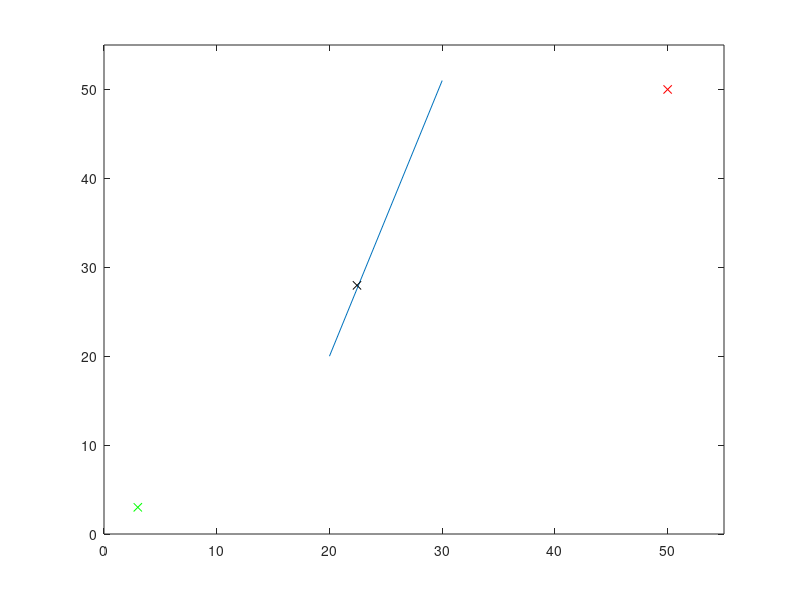

Recreate this plot in MATLAB. (Note: this script raises an error after producing the figure.)
%Belief Space Navigation
clear
% close
clf
x_start = [3; 3];
x_goal = [50; 50];        %define goal region as a function of x, y position.
opt_dist = norm(x_start - x_goal);
max_iters = 250;        %number of iterations to run
count=1;
course = [0 0 50 50];     %course size - rectangular (x1 y1 x2 y2)
 chance_constraint = .05;   
% initialize vertices, nodes
V = {};             %cell array, each row is a vertex, and each element in the row is a node
n(1).x = x_start;       %node 1 is at x_start
n(1).parent = [1, 1];   %parent node is given by index in cell array v.
n(1).sigma = [.01; .01]; 

n(1).lambda = 0 + .01*randn(3,1);
n(1).SOC = 1;
n(1).cost = 0;
V{1,1} = n(1);
n = [];
n_lowest = 1;
%E = {};                 %list of edges between nodes. define by a list of intermediate points?
Q = [1 1];
%create obstacles - need to turn this into a function, create more complex
%obstacles.
obstacles(:,1) = linspace(20, 30, 250);
obstacles(:,2) = linspace(20, 51, 250);

%state space motion model
% x = [x_pos, y_pos, theta]'
% x(t) = x(t-1) + u(t-1)+w(t)
% z(t) = x(t) + v(t)
% where w is the process noise and v is the system noise, both assumed to be gaussian.


%plot a single line obstacle
plot([obstacles(1,1);obstacles(end,1)],[obstacles(1,2);obstacles(end,2)]);
hold on
plot(V{1,1}.x(1),V{1,1}.x(2), 'gx')
plot(x_goal(1), x_goal(2), 'rx')
axis([0 course(3)+5 0 course(4)+5])
while count <max_iters      
   %sample a point
   x = rand(2,1); 
   x_new(1,1) = x(1,1)*(course(3) - course(1)) + course(1);
   x_new(2,1) = x(2,1)*(course(4) - course(2)) + course(2);
      
   %plot new point
   plot(x_new(1),x_new(2),'kx');
   %find nearest neighbor
    for i=1:(size(V,1))                            %iterates through each valid node 
      distance = norm(V{i,1}.x -  x_new);                  %finds length between vertex and new coordinate
        if (i==1) || (distance < mindist)               %1st iteration or distance is less than minimum dist
            mindist = distance;
            imin(1) = i;
        end 
    end
    
    %parent should be the node at that vertex with the lowest cost
     %    %cost function here is simply covariance (ignoring path length cost)
    smallest_cost =sqrt(V{imin(1),1}.sigma(1)^2 + V{imin(1),1}.sigma(2)^2); 
    empt = cellfun(@isempty, V);
    temp = empt(imin(1),:).*(1:size(empt,2));
    vals = temp(temp==0);
    imin(2) = 1;    
    for i = 2:length(vals)
           cost = V{imin(1), i}.cost;
        if cost< smallest_cost
           smallest_cost = cost;
           imin(2) = i;
        end
    end
    v_nearest = V{imin(1),imin(2)}.x;                           %chooses single closest point. Consider changing this to a k-nearest search
    [edge] = connect(v_nearest, x_new);
   %draw ellipses, propagate
   [success, x_ret] = propagate(edge, V{imin(1), imin(2)}, x_new,  chance_constraint, obstacles);
   if success == 1 %if there is a connection
        %add x_new to v
        %calculate properties of x_new (like cost, SOC)
            v_new = x_ret;  
            v_new.cost = norm(v_new.x - v_nearest) + V{imin(1),imin(2)}.cost;
            v_new.parent = [imin(1), imin(2)];       %adjust to find correct parent node, maybe with least covariance
%             v_new.SOC = v_new.cost*drain

            V{end+1, 1} = v_new; %#ok<SAGROW>
        %add edge 
           % E{end +1} = edge;    %#ok<SAGROW>
        %add x_new to queue
            Q= [size(V,1), 1];
            
%         %find all v within a radius
            c=2/pi*(1+1/2)^(1/2)*(course(3)*course(4)/pi)^(1/2); %coefficient for radius of the ball
            num_nodes = size(V,1)*size(V,2);
            rad = c*(log(num_nodes)/num_nodes)^(1/2);
            %find all vertices within radius
            v_near = [];        %v_near stores the index of the vertex in V.
            for i=1:size(V,1) - 1;          %Try nearest neighbors here. 
                dist = norm(V{i,1}.x - v_new.x);
                if dist < rad
                   v_near(end+1) = i;  %#ok<SAGROW>
                end
            end
     %connect to k-nearest neighbors (naive search, try using k-d tree
%      k_neighbors = 3; % number of nearest neighbors to use. 
%                list = zeros(size(V,1)-1,1);
%             for i=1:size(V,1)-1
%                list(i) = norm(V{end,1}.x - V{i,1}.x);
%             end
%             [d, neighbors] = sort(list);
%             if (length(neighbors)>k_neighbors)
%                 v_near = neighbors(1:k_neighbors); 
%             else
%                 v_near = neighbors;
%             end

            %for all nearby vertices
        for k=1:length(v_near)
            %add edges
            [e] = connect(V{v_near(k),1}.x, V{end,1}.x);
           % E{end + 1} = e;
                empt = cellfun(@isempty, V);
                temp = empt(v_near(k),:).*(1:size(empt,2));
                vals = temp(temp~=0);
                if isempty(vals)
                        Q(end+1, :) = [v_near(k), 1]; %#ok<SAGROW>
                else
                    for ind = 1:(vals(1) - 1)    
                        Q(end+1, :) = [v_near(k), ind]; %#ok<SAGROW>
                    end
                end

        end
       %while queue is not empty
       % Q = order(Q);
        while (~isempty(Q)) 
            %n = pop from queue
            [n,Q] = pop(Q);
            for k=1:length(v_near) %for all vneighbor of v(n)
                [e_near] = connect(V{v_near(k),1}.x, V{n(1),n(2)}.x);
                %n = PROPAGATE(e_near, n)
                [success, n_new] = propagate(e_near, V{v_near(k),1}, V{n(1),n(2)}.x, chance_constraint, obstacles);
                if (success) %if node can successfully be propagated
                          least_cost = 1000;
                          for i = 1:(size(V,2)) %find the node in v_nearest with the lowest cost 
                            if (isfield(V{v_near(k), i},'cost'))
                              cost = V{v_near(k),i}.cost;
                                if   cost < least_cost || i==1
                                  least_cost = V{v_near(k),i}.cost;
                                  if n(1) ~= n_lowest
                                    n_lowest = i;
                                  end 
                                end
                            end
                          end
                    n_new.cost = V{v_near(k), n_lowest}.cost + norm(V{v_near(k), 1}.x - n_new.x);
                 %if APPENDBELIEF(v_near, n)
                    %add n to queue
                 %end if
%                   
                 [V, success] = AppendBelief(V, n_new, n);
                 if (success)
                    empt = cellfun(@isempty, V);
%                     temp = empt(v_near(k),:).*(1:size(empt,2));
%                     vals = temp(temp~=0); 
%                     Q(end+1,:) =  [v_near(k) vals(1)-1]; %add n back to the queue

                    temp = empt(n(1),:).*(1:size(empt,2)); %add in properties for new node
                    vals = temp(temp~=0);        
                        if (isempty(vals))
                            V{n(1), end+1} = n_new; %#ok<SAGROW>
                            V{n(1), end}.parent = [v_near(k),n_lowest];
%                             Q(end+1,:) = [n(1) size(V,2)];
                        else
                            V{n(1), vals(1)} = n_new;
                            V{n(1), vals(1)}.parent = [v_near(k), n_lowest]; % node with the lowest cost
%                             Q(end+1, :) = [n(1) vals(1)];
                        end
                 end 
                end
                

            end
        end
    end
   count = count +1;
end

mindist = 100; %% find vertex closest to the goal
for i=1:length(V)
   d = norm(V{i,1}.x - x_goal);
   if d<mindist
      mindist = d;
      i_goal= [i, 1];
   end
end
empt = cellfun(@isempty, V);
row = empt(i_goal(1),:);
vals = row(row==0);
lowest_cost = 1000; % find node with least cost.
for ind = 1:length(vals)  
 temp =  V{i_goal(1),ind}.cost;
 if (temp<lowest_cost)
    lowest_cost = temp;
    i_goal(2) = ind;
 end
end


% plot(V{i_goal(1),i_goal(2)}.x(1), V{i_goal(1),i_goal(2)}.x(2), 'ro')
V{i_goal(1),i_goal(2)}.x %print location of goal node
par = V{i_goal(1),i_goal(2)}.parent; 

path = par;
i=i_goal;

while par(1)>1      %plot path
    plot([V{i(1), i(2)}.x(1);V{par(1),par(2)}.x(1)],[V{i(1), i(2)}.x(2);V{par(1),par(2)}.x(2)], 'g') %should be fixed to V{par(1),V{par(2)}

        x1 = V{i(1),i(2)}.x(1) + V{i(1),i(2)}.sigma(1);%*cos(V{i(1),i(2)}.x(3));
        x2 = V{i(1),i(2)}.x(1) - V{i(1),i(2)}.sigma(1);%*cos(V{i(1),i(2)}.x(3));
        y1 = V{i(1),i(2)}.x(2) + V{i(1),i(2)}.sigma(1);%*sin(V{i(1),i(2)}.x(3));
        y2 = V{i(1),i(2)}.x(2) - V{i(1),i(2)}.sigma(1);%*sin(V{i(1),i(2)}.x(3));
        ecc = sqrt(abs(V{i(1),i(2)}.sigma(1)^2) - abs(V{i(1),i(2)}.sigma(2)^2));
         a = 1/2*sqrt((x2-x1)^2+(y2-y1)^2);
         b = a*sqrt(abs(1-ecc^2));
         t = linspace(0,2*pi);
         X = a*cos(t);
         Y = b*sin(t);
         w = atan2(y2-y1,x2-x1);
         x = (x1+x2)/2 + X*cos(w) - Y*sin(w);
         y = (y1+y2)/2 + X*sin(w) + Y*cos(w);
         plot(x,y,'r-')
 
 i = par;
par = V{par(1),par(2)}.parent;
path(end+1,:) = par; %#ok<SAGROW>
end
        x1 = V{i(1),i(2)}.x(1) + V{i(1),i(2)}.sigma(1);%*cos(V{i(1),i(2)}.x(3));
        x2 = V{i(1),i(2)}.x(1) - V{i(1),i(2)}.sigma(1);%*cos(V{i(1),i(2)}.x(3));
        y1 = V{i(1),i(2)}.x(2) + V{i(1),i(2)}.sigma(1);%*sin(V{i(1),i(2)}.x(3));
        y2 = V{i(1),i(2)}.x(2) - V{i(1),i(2)}.sigma(1);%*sin(V{i(1),i(2)}.x(3));
        ecc = sqrt(abs(V{i(1),i(2)}.sigma(1)^2) - abs(V{i(1),i(2)}.sigma(2)^2));
         a = 1/2*sqrt((x2-x1)^2+(y2-y1)^2);
         b = a*sqrt(abs(1-ecc^2));
         t = linspace(0,2*pi);
         X = a*cos(t);
         Y = b*sin(t);
         w = atan2(y2-y1,x2-x1);
         x = (x1+x2)/2 + X*cos(w) - Y*sin(w);
         y = (y1+y2)/2 + X*sin(w) + Y*cos(w);
         plot(x,y,'r-')
plot([V{i(1),1}.x(1); x_start(1)], [V{i(1),1}.x(2); x_start(2)], 'g');

path %#ok<NOPTS> %print out path
%draw ellipse around point closest to the goal.


% %plot the tree
% for i=1:size(V,1)
%     for j=1:size(V,2)
%     plot([V{i,1}.x(1), V{V{i,1}.parent(1),1}.x(1)], [V{i,1}.x(2), V{V{i,1}.parent(2),1}.x(2)], 'k:')
% 
%     end
% end